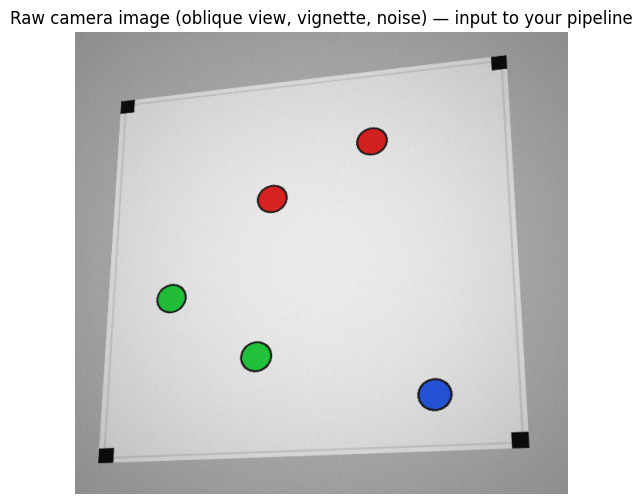
#> input picture hw/hw2/latex code and files/hw2/output.png, 642 x 504 px, found by its file name
$ jupyter execute --allow-errors taskA.ipynb
#> lines starting #> are read from the running program, lines starting #| are printed output that depends on the picture; after the words box and inside, x2 and y2 are one past the last pixel; in counts of white or black regions, pixels touching at a corner belong together
#> further down, image is the input picture: shape (504, 642, 3); mean B, G, R 211.4, 211.6, 211.6
[cell 1]
# task a.2
import cv2
import numpy as np

def detect_corner_markers(image):
    """
    Find the 4 black square calibration markers.
    Returns: corners array sorted [TL, TR, BR, BL]
    """

    # brg --> hsv
    hsv = cv2.cvtColor(image, cv2.COLOR_BGR2HSV)
#> hsv: shape (504, 642, 3); mean H, S, V 58.7, 5.7, 213.8

    # threshold
    _, binary = cv2.threshold(
        hsv[:, :, 2],
        50,
        255,
        cv2.THRESH_BINARY_INV
    )
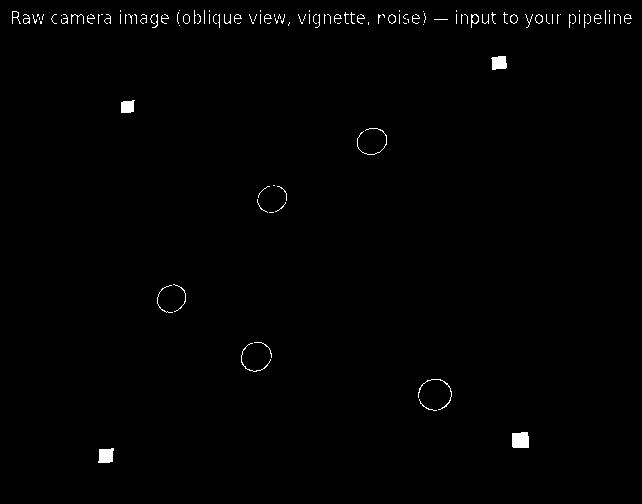
#> binary: shape (504, 642); 0.81% white; 123 white regions (87 under 20 px)

    # external contours
    contours, _ = cv2.findContours(
        binary,
        cv2.RETR_EXTERNAL,
        cv2.CHAIN_APPROX_SIMPLE
    )
#> contours = 123 contours, 107 with area under 20; largest, box (x1, y1, x2, y2) and area: (512, 432, 529, 448) 228, (98, 448, 114, 463) 172, (491, 56, 507, 70) 160, (121, 100, 135, 113) 130, (471, 14, 479, 28) 55

    # filter by size & squareness
    square_candidates = []

    for cnt in contours:
        area = cv2.contourArea(cnt)

        if area < 100:
            continue

        x, y, w, h = cv2.boundingRect(cnt)

        box_area = w * h
        squareness = area / box_area if box_area > 0 else 0

        if squareness > 0.3:
            square_candidates.append(cnt)
#> this loop made 123 passes
#> area on passes 34, 38, 48, 50, 52, 59: 21.5, 21.5, 49, 49, 55, 49
#> after the loop, square_candidates = 4 contours; box (x1, y1, x2, y2) and area: (512, 432, 529, 448) 228, (98, 448, 114, 463) 172, (491, 56, 507, 70) 160, (121, 100, 135, 113) 130

    # largest 4
    square_candidates.sort(key=cv2.contourArea, reverse=True)
    top4 = square_candidates[:4]
#> top4 has the same summary as square_candidates

    if len(top4) < 4:
        raise ValueError("Could not detect 4 corner markers")

    # centroids
    centers = []

    for cnt in top4:
        M = cv2.moments(cnt)

        if M['m00'] == 0:
            continue

        cx = int(M['m10'] / M['m00'])
        cy = int(M['m01'] / M['m00'])

        centers.append((cx, cy))
#> this loop made 4 passes
#> (cx, cy) on passes 1 to 4: (520, 439), (105, 455), (498, 62), (127, 106)
#> after the loop, centers = [(520, 439), (105, 455), (498, 62), (127, 106)]

    # sort
    centers = sort_clockwise(centers)

    return np.float32(centers)


def sort_clockwise(pts):

    pts = sorted(pts, key=lambda p: p[1])
#> pts = [(498, 62), (127, 106), (520, 439), (105, 455)]

    top = sorted(pts[:2], key=lambda p: p[0])
#> top = [(127, 106), (498, 62)]
    bottom = sorted(pts[2:], key=lambda p: p[0], reverse=True)
#> bottom = [(520, 439), (105, 455)]

    return [top[0], top[1], bottom[0], bottom[1]]


# load image
image_path = r"C:\Users\Asus\Desktop\hasti\output.png"   # change to your image path
image = cv2.imread(image_path)

if image is None:
    raise FileNotFoundError(f"Image not found: {image_path}")

# detect markers
corners = detect_corner_markers(image)
#> in detect_corner_markers, `centers = sort_clockwise(centers)`: centers = [(127, 106), (498, 62), (520, 439), (105, 455)]
#> corners = [[127, 106], [498, 62], [520, 439], [105, 455]]

print("Detected corners:")
print(corners)
#| [[127. 106.]
#|  [498.  62.]
#|  [520. 439.]
#|  [105. 455.]]

# draw detected points
output = image.copy()

labels = ["TL", "TR", "BR", "BL"]

for i, (x, y) in enumerate(corners.astype(int)):
    cv2.circle(output, (x, y), 10, (0, 0, 255), -1)

    cv2.putText(
        output,
        labels[i],
        (x + 10, y - 10),
        cv2.FONT_HERSHEY_SIMPLEX,
        0.7,
        (0, 255, 0),
        2
    )
#> this loop made 4 passes
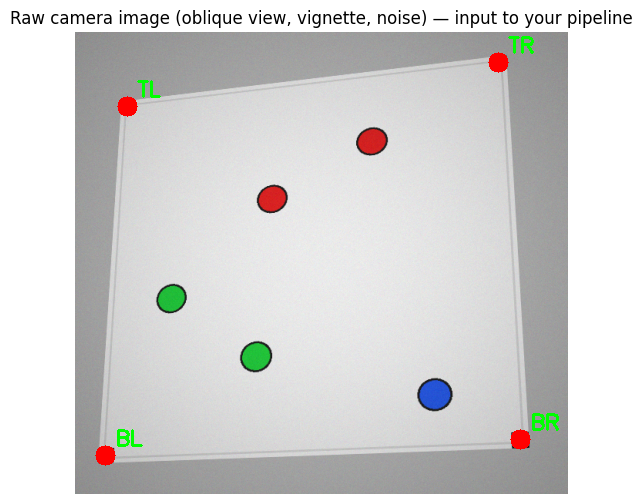
#> output: shape (504, 642, 3); 0.67% of pixels changed, all inside (x1, y1, x2, y2) = (95, 36, 559, 466)

# save & show
cv2.imwrite("detected_markers.jpg", output)
cv2.imshow("Detected Markers", output)
cv2.waitKey(0)
cv2.destroyAllWindows()

[cell 2]
# a.3 (rectification only)
canvas_size = 600

blank = np.ones((canvas_size, canvas_size, 3), dtype=np.uint8) * 255

dst_points = np.float32([
    [0, 0],
    [599, 0],
    [599, 599],
    [0, 599]
])

H, _ = cv2.findHomography(corners, dst_points)
#> H = [[1.9, 0.12, -253.9], [0.246, 2.07, -250.8], [0.000291, 0.000368, 1]]

warped = cv2.warpPerspective(
    image,
    H,
    (canvas_size, canvas_size)
)
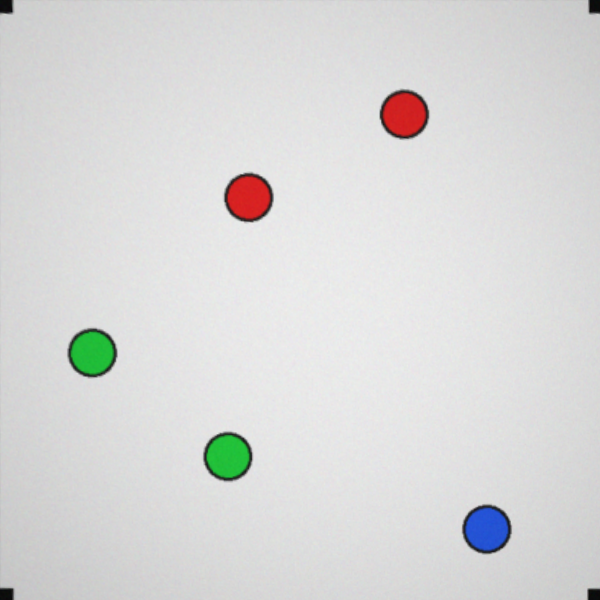
#> warped: shape (600, 600, 3); mean B, G, R 216.5, 217.1, 217.1

grid_img = warped.copy()

spacing = 60
dash_length = 10
gap_length = 10

color = (0, 0, 0)
thickness = 1

for x in range(0, canvas_size, spacing):

    y = 0

    while y < canvas_size:

        y_end = min(y + dash_length, canvas_size)

        cv2.line(
            grid_img,
            (x, y),
            (x, y_end),
            color,
            thickness
        )

        y += dash_length + gap_length
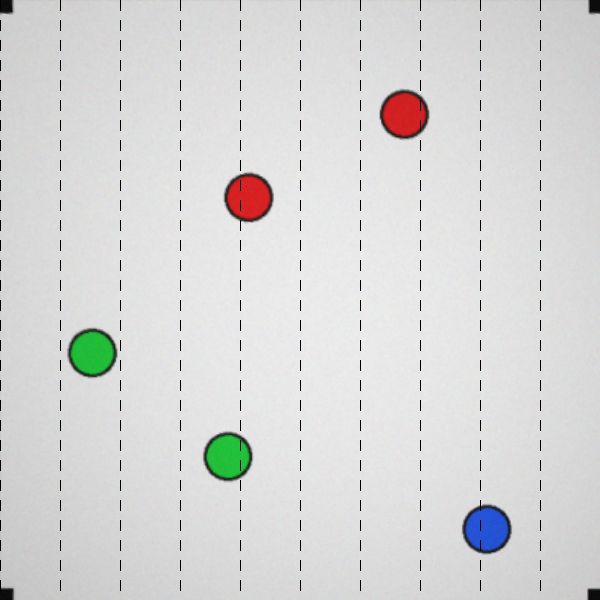
#> grid_img: shape (600, 600, 3); 0.92% of pixels changed, all inside (x1, y1, x2, y2) = (0, 0, 541, 591)

for y in range(0, canvas_size, spacing):

    x = 0

    while x < canvas_size:

        x_end = min(x + dash_length, canvas_size)

        cv2.line(
            grid_img,
            (x, y),
            (x_end, y),
            color,
            thickness
        )

        x += dash_length + gap_length
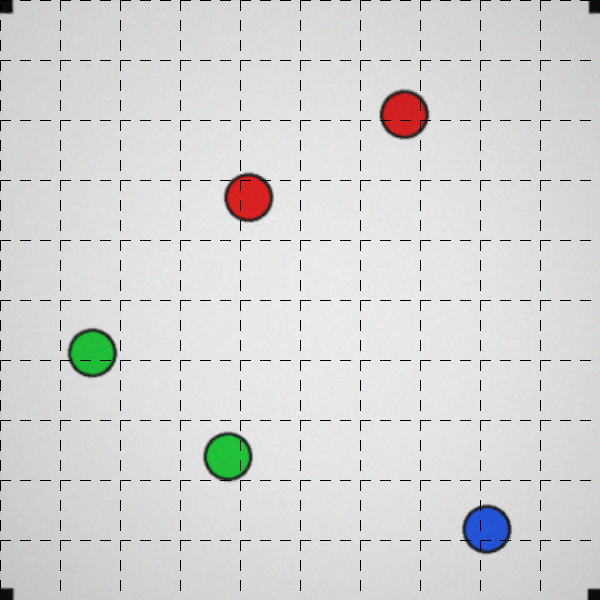
#> grid_img: shape (600, 600, 3); 0.89% of pixels changed, all inside (x1, y1, x2, y2) = (1, 0, 591, 541)

cv2.imwrite("a3.png", grid_img)

cv2.imshow("A3 Output", grid_img)

cv2.waitKey(0)
cv2.destroyAllWindows()

[cell 3]
# a.3 (main)
original_display = image.copy()

# center
p1 = corners[0]
#> p1 = [127, 106]
#> (the rest of the program and of its run is left out)
